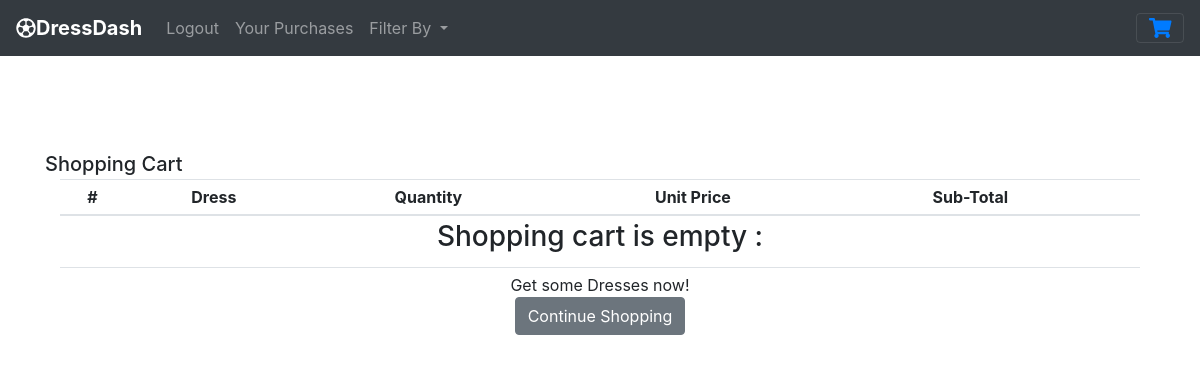
The page /cart/ (signed in) on the database as committed earlier.
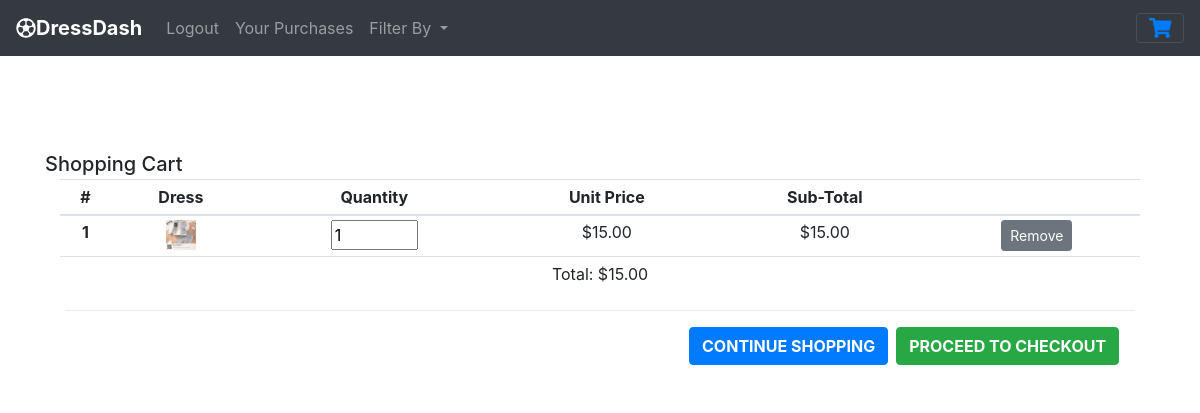
The same page on the database as committed later.
### tables this page shows
CREATE TABLE cart (
	id INTEGER NOT NULL, 
	image TEXT, 
	qty INTEGER, 
	price FLOAT, 
	"subTotal" FLOAT, 
	PRIMARY KEY (id)
);

### app.py (the view)
@app.route("/cart/")
def cart():
    if 'user' in session:
        totItems, total, display = 0, 0, 0
        shoppingCart = db.execute("SELECT * FROM cart")
        shopLen = len(shoppingCart)
        for item in shoppingCart:
            subtotal = item["subTotal"]
            qty = item["qty"]
            if subtotal is not None:
                total += subtotal
            if qty is not None:
                totItems += qty
        return render_template("cart.html", shoppingCart=shoppingCart, shopLen=shopLen, total=total, totItems=totItems, display=display, session=session)

### templates/cart.html (shortened to what this page needs)
{% extends "base_template.html" %}
{% block body %}
<div aria-hidden="true" class="top">
  <div>
    <div>
      <div>
        <h5 class="modal-title" id="exampleModalLongTitle">Shopping Cart</h5>
      </div>
      <div>
          <div id="shoppingCart">
            <div class="container">
              <div class="row">
                <div class="col-sm">
                  <table class="table table-sm">
                    <thead>
                      <tr>
                        <th scope="col">#</th>
                        <th scope="col">Dress</th>
                        <th scope="col">Quantity</th>
                        <th scope="col">Unit Price</th>
                        <th scope="col">Sub-Total</th>
                        <th scope="col"></th>
                      </tr>
                    </thead>
                    <tbody>
                      {% if shopLen != 0 %}
                      {% for i in range(shopLen) %}
                        <tr>
                          <th scope="row">{{ i + 1 }}</th>
                          <td>
                            {% if shoppingCart[i].image is not none %}
                            <img src="{{ url_for('static', filename='Images/' + shoppingCart[i].image) }}" width="30px" />
                            {% else %}
                              No Image
                            {% endif %}
                          </td>
                          <td><form action="/update/">
                              <input type="number" name="quantity" min="1" max="10" size="5" value="{{ shoppingCart[i].qty }}">
                            </form></td>
                            <td>
                              {% if shoppingCart[i].price is not none %}
                                  {{ '${:,.2f}'.format(shoppingCart[i].price) }}
                              {% else %}
                                  N/A
                              {% endif %}
                          </td>
                          <td>
                            {{ '${:,.2f}'.format(shoppingCart[i].subTotal | default(0)) }}
                        </td>
                          <td>
                            <form action="/remove/" methods="GET">
                              <button type="submit" class="btn btn-secondary btn-sm" id="removeFromCart">Remove</button>
                            </form>
                          </td>
                        </tr>
                      </tbody>
                      {% endfor %}
                      <tfoot>
                          <tr>
                            <td colSpan="7">Total: {{ '${:,.2f}'.format(total) }}<br /><br />
                              <div class="modal-footer">
                                <a href="/"><button type="button" class="btn btn-primary checkout">Continue Shopping</button></a>
                                <a href="/checkout/"><button type="button" class="btn btn-success checkout">Proceed to Checkout</button></a>
                              </div>
                            </td>
                          </tr>
                        </tfoot>
                        {% else %}
                    <tr>
                      <td colSpan="7"><h3>Shopping cart is empty :</h3></td>
                    </tr>
                  </tbody>
                  <tfoot>
                    <tr>
                      <td colSpan="7">Get some Dresses now!<br />
                        <div>
                          <a href="/"><button type="button" class="btn btn-secondary" data-dismiss="modal">Continue Shopping</button></a>
                        </div>
                      </td>
                    </tr>
                  </tfoot>
                  {% endif %}
              </table>
          </div>
        </div>
      </div>
    </div>
  </div>
</div>
</div>
</div>
{% endblock %}

### templates/base_template.html (shortened to what this page needs)
<!DOCTYPE html>
<html lang="en">
<head>
    <link rel="stylesheet" href="https://maxcdn.bootstrapcdn.com/bootstrap/4.0.0/css/bootstrap.min.css">
    <link rel="stylesheet" href="{{ url_for('static',filename='CSS/styles.css') }}" type="text/css" />
</head>
<body>
    <header>
        <nav class="navbar fixed-top navbar-dark bg-dark navbar-expand-sm box-shadow">
            <a href="/" class="navbar-brand d-flex align-items-center">
                <strong><i class="far fa-futbol"></i>DressDash</strong>
            </a>
            {% if session %}
            <ul class="navbar-nav mr-auto">
                <li class="nav-item"><a href="/logout/" class="nav-link">Logout</a></li>
                <li class="nav-item"><a href="/purchase_history/" class="nav-link">Your Purchases</a></li>
                {% else %}
                <ul class="navbar-nav mr-auto">
                    <li class="nav-item"><a href="/signup/" class="nav-link">Sign Up</a></li>
                    <li class="nav-item"><a href="/login/" class="nav-link">Sign In</a></li>
                    {% endif %}
                    <li class="nav-item dropdown">
                        <a class="nav-link dropdown-toggle" href="#" id="navbardrop" data-toggle="dropdown">
                            Filter By
                        </a>
                    </li>
                </ul>
                <div>
                    <button class="navbar-toggler" style="display:inline" type="button" data-toggle="modal" data-target="#modalCenter">
                        <span class="glyphicon glyphicon-shopping-cart" data-toggle="modal" data-target="">
                            <a href="/cart/"><i class="fas fa-shopping-cart"></i></a>
                        </span>
                    </button>
                </div>
        </nav>
    </header>
    <br />
    <main>
        <div class="container">
            {% block body %}{% endblock %}
            </div>
</body>
</html>

### Static/CSS/styles.css (style rules this page uses)
header { margin-bottom: 45px; }
.checkout { text-transform: uppercase; font-size: 1em; font-weight: bold; }
tr { text-align: center; }
.top { margin-top:25px; }
.top { margin-top:80px; }
html, body { height: 100%; margin: 0; display: flex; flex-direction: column; }

Rows that differ between the two databases and show on the page:
added cart: image (picture), quantity "1", price "$15.00", subTotal "$15.00"
Other text that changed with them:
{{ '${:,.2f}'.format(total) }}: (not shown) → "$15.00"
new list line: "1 Remove"
text no longer shown: "Shopping cart is empty : Get some Dresses now! Continue Shopping"
text now shown: "Total: CONTINUE SHOPPING PROCEED TO CHECKOUT"
